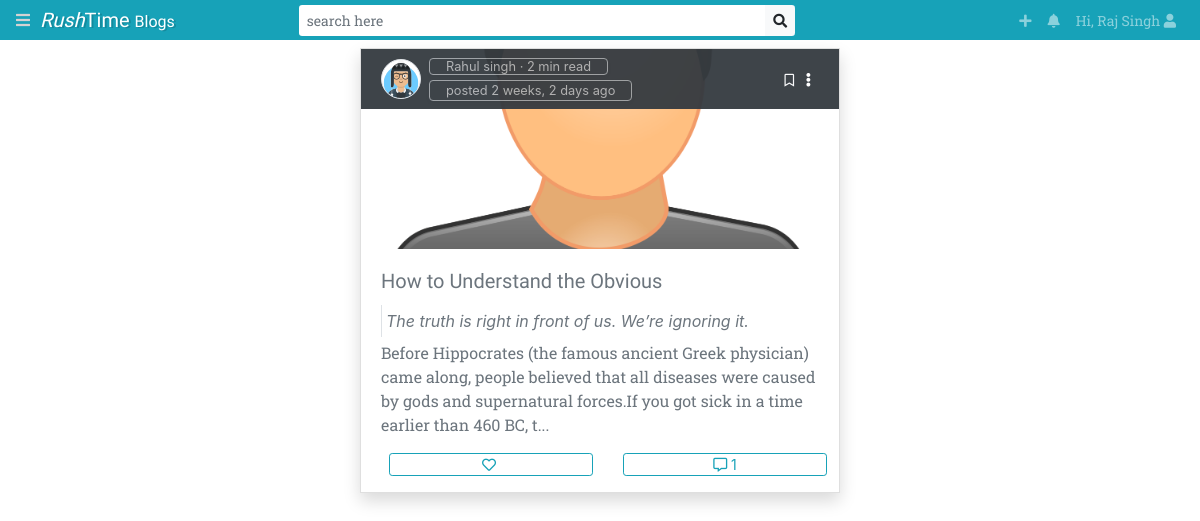
Before: / (signed in) with the older database file.
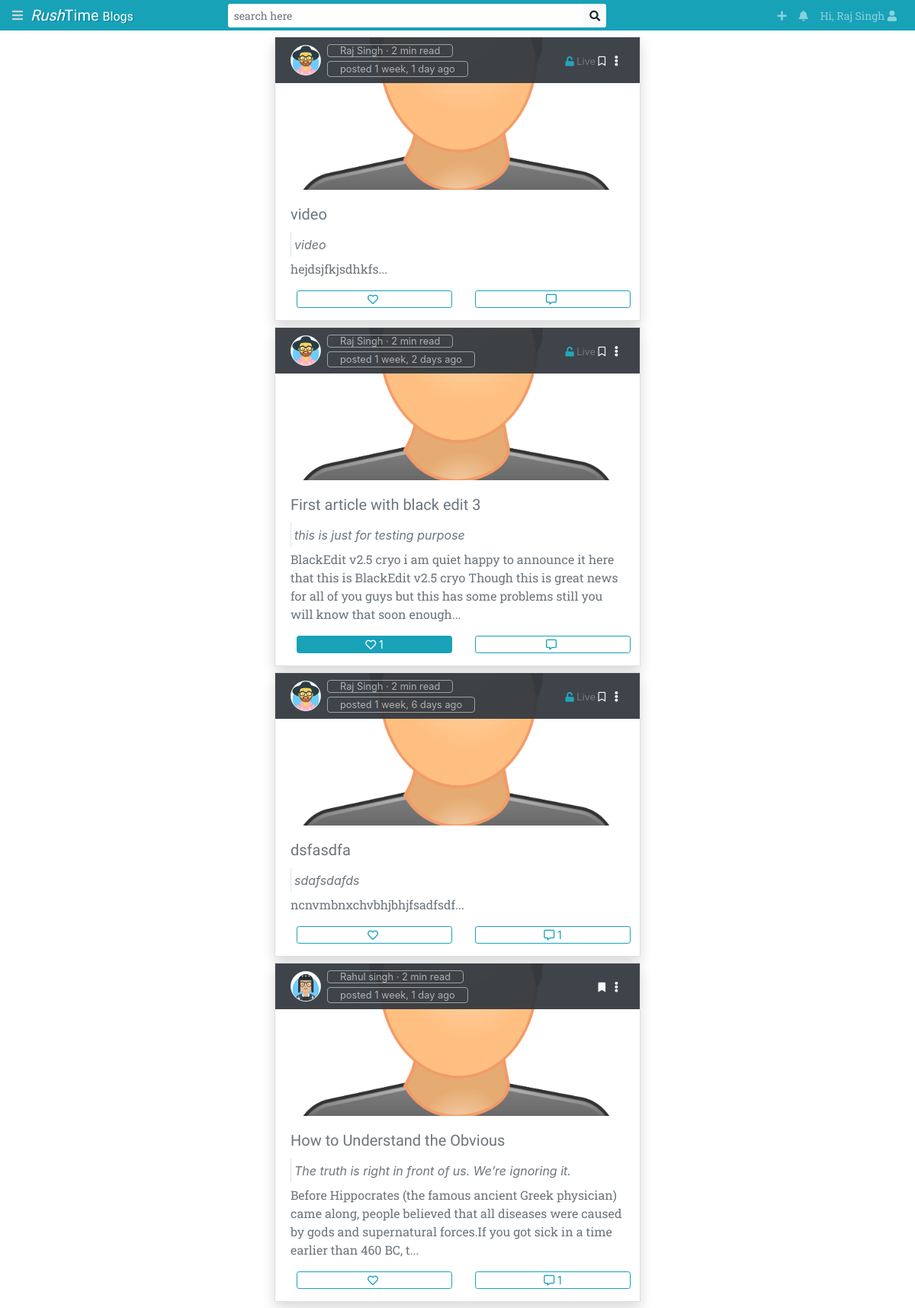
After: the same page with the newer database file.
### post/models.py (models this page shows, shortened)
class Post(models.Model):
    POST_VISIBILITY_CHOICE = (
        ('1','Public'),
        ('2','Only folowers'),
        ('3','Private')
    )
    DEFAULT_TOPIC = 1
    title = models.CharField(max_length=300)
    sub_title = models.CharField(max_length=150, blank=True)
    head_img = cmodels.CloudinaryField('images')
    content = models.TextField()
    created_on = models.DateTimeField(auto_now_add=True)
    updated_on = models.DateTimeField(auto_now=True)
    draft = models.BooleanField(default=False)
    upvote = models.PositiveIntegerField(default=0)
    user = models.ForeignKey(settings.AUTH_USER_MODEL, on_delete=models.CASCADE)
    visibility = models.CharField(max_length=1, choices=POST_VISIBILITY_CHOICE, default='1')
    post_tags = models.CharField(max_length=255, help_text='Tags seperated with a space')
    post_topic= models.CharField(max_length=1, choices=POST_TOPICS, default='0')
    def all_likers(self):
        l = [i.users_id for i in self.likers.all()]
        return l
    def get_comments_count(self) :
        return len(self.comment_set.all())
    def get_short_story(self):
        return strip_tags(self.content)[:200]+'...'

class Comment(models.Model):
    who = models.ForeignKey(settings.AUTH_USER_MODEL, on_delete=models.DO_NOTHING)
    post = models.ForeignKey(Post, on_delete=models.CASCADE)
    content = models.TextField()
    likes = models.PositiveIntegerField(default=0)
    created_on = models.DateTimeField(auto_now_add=True)
    updated_on = models.DateTimeField(auto_now=True)

### blog/views.py (the view)
# urls.py: path('',HomeView.as_view(), name='home'),
class HomeView(LoginRequiredMixin, TemplateView):
    template_name='home.html'
    def get_context_data(self, **kwargs):
        ctx = super().get_context_data(**kwargs)
        following_list = list(self.request.user.userextend.get_following()) + [self.request.user,]
        p = Post.objects.filter(
            Q(user__in=following_list) &
            ~Q(visibility='3') &
            Q(draft=False)
        ).order_by('-created_on')
        ctx['post_list'] = p
        return ctx

### registration/models.py (called while the page is built)
    def get_followers(self):
        return self.follower.all()

    def get_following(self):
        return self.following.all()

    def get_profile_pics(self):
        return self.images.filter(img_type='0').order_by('-datetime')

    def get_bookmarks(self):
        return self.user.bookmarks.values_list('o_id', flat=True)

    def get_avatar_url(self, stat=False):
        v = ''
        if self.gender == 'm':
            v='male'
        else:
            v='female'
        if stat:
            return f'/static/registration/Avatars/{v}/{self.gender}({self.avatar}).svg'
        return f'registration/Avatars/{v}/{self.gender}({self.avatar}).svg'

### templates/home.html (shortened to what this page needs)
{% extends 'base.html' %}
{% block content %}
<div class="container mt-5 px-0">
    <div class="d-flex flex-column">
        {% for i in post_list %}
        <div class="">{% include "post/post_card_v2.html" with post=i %}</div>
        {% endfor %}
    </div>
</div>
{% endblock %}

### templates/base.html (shortened to what this page needs)
<!DOCTYPE html>
<html lang="en">
<head>
    {% load static %}
    <link rel="stylesheet" href="https://stackpath.bootstrapcdn.com/bootstrap/4.1.1/css/bootstrap.min.css">
    <link rel="stylesheet" href="https://use.fontawesome.com/releases/v5.1.0/css/all.css">    <link rel="stylesheet" href="{% static 'css/master.css' %}">
    <link rel="stylesheet" href="https://cdnjs.cloudflare.com/ajax/libs/animate.css/3.5.2/animate.min.css">
</head>
<body {% block class %}{% endblock class %}>
    {% include "blog/navbar.html" %}
    <div id="contents">
        {% block content %}{% endblock content %}
    </div>
</body>
</html>

### templates/blog/navbar.html (shortened to what this page needs)
{% load static %}
<nav class="navbar navbar-expand-lg navbar-dark bg-info font-main py-0 pb-1 pb-lg-0 fixed-top">
    <i class="fas fa-bars" id="left-toggle"></i>
    <a class="navbar-brand font-secondary" href="{% url 'home' %}">
            &nbsp; <i>Rush</i>Time <small>Blogs</small></a>
    <div class="collapse navbar-collapse" id="navbarSupportedContent">
            <div class=" w-md-50 mx-auto">
                <div class="input-group">
                    <input type="search" class="form-control form-control-sm border-0" placeholder="search here" aria-label="search" aria-describedby="search bar" id="search_bar">
                    <div class="input-group-append">
                        <button class="btn btn-light btn-sm border-0" type="button"><i class="fa fa-search"></i></button>
                    </div>
                </div>
            </div>
            <ul class="navbar-nav ml-lg-auto flex-shrink-1 text-sm">
                <li class="nav-item">
                    <a class="nav-link text-center" href="{% url 'registration:post:new' %}" ><span class="d-md-none">New Post </span>  <i class="fa fa-plus" title="New Post"></i></a>
                </li>
                {% if request.user.is_authenticated %}
                <li class="nav-item dropdown">
                    <a class="nav-link dropdown-toggle text-center" href="#" id="notificon" role="button" data-toggle="dropdown" aria-haspopup="true" aria-expanded="false">
                        <span class="d-md-none">Notifications </span> <i class="fa fa-bell"></i>
                    </a>
                </li>
                {% endif %}
                <li class="nav-item dropdown">
                    <a class="nav-link dropdown-toggle text-center" href="#" id="navbarDropdown" role="button" data-toggle="dropdown" aria-haspopup="true" aria-expanded="false">
                    {% if request.user.is_authenticated %}
                       Hi, {{request.user.get_full_name}}
                    {% else %}
                        Login/Signup
                    {% endif %}
                    <i class="fa fa-user"></i>
                    </a>
                </li>
            </ul>
     </div>
</nav>

### templates/sidebar.html (shortened to what this page needs)
{% load static %}

### templates/post/post_card_v2.html (shortened to what this page needs)
{% load static %}
<div class="card mb-2 post-card-mw shadow mx-lg-auto rounded-0">
        <a href="{% url 'registration:post:detail' pk=post.pk %}" class="text-muted">
        <div class="card-img-top bookmark-img"
        {% if post.head_img %}
            style="background-image: url('{{post.head_img.url}}');"
        {% else %}
            style="background-image: url('/static/registration/imgs/user.png');"
        {% endif %} ></div>
        </a>
        <div class="card-img-overlay bg-dark py-2" style="height:60px;opacity:0.95">
            <small class="card-title d-flex flex-row align-items-center">
                <a id="post_id_{{post.pk}}" href="{% if post.user == request.user %}{% url 'registration:myprofile' %}{% else %}{% url 'registration:userprofile' pk=post.user.pk %}{% endif %}" data-user='{{ post.user.username }}' onmouseover="pop(this)">
                <div class="border bookmark-user-img rounded-circle"
                {% if post.user.userextend.get_profile_pics|length > 0 %}
                    style="background-image: url('{{post.user.userextend.get_profile_pics.first.img.url}}');"
                {% else %}
                    style="background-color:white;background-image: url('{% static post.user.userextend.get_avatar_url %}');"
                {% endif %}
                ></div>
                </a>
                <div class="">
                    <span class="text-white shadow-sm px-3 rounded bg-dark ml-2 border" style="opacity:0.6;">{{post.user.get_full_name}} &middot; 2 min read</span>
                    <span class="text-white shadow-sm px-3 rounded bg-dark ml-2 border d-block mt-1" style="opacity:0.6;">posted {{post.updated_on|timesince}} ago</span>
                </div>
                <div class="ml-auto">
                        {% if request.user == post.user %}
                        <span class='text-muted' id="draft_{{post.pk}}">
                            {% if post.draft %}
                            <i class="fas fa-lock text-muted"></i> Draft
                            {% else %}
                            <i class="fas fa-unlock text-info"></i> Live
                            {% endif %}
                        </span>
                        {% endif %}
                        <a onclick="bookmark({{post.id}})" class="text-light cursor" title="Bookmark" id="bookmark_{{post.pk}}">
                            {% if post.pk in request.user.userextend.get_bookmarks %}
                            <i class="fas fa-bookmark"></i>
                            {% else %}
                            <i class="far fa-bookmark"></i>
                            {% endif %}
                        </a>
                    <div class="dropdown d-inline-block">
                        <a class="text-white dropdown-toggle notificon btn-sm" href="#" role="button" id="dropdownMenuLink" data-toggle="dropdown" aria-haspopup="true" aria-expanded="false">
                            <i class="fas fa-ellipsis-v"></i>
                        </a>
                    </div>
                </div>
            </small>
        </div>
        <div class="card-body pb-0 z-back">
            <a href="{% url 'registration:post:detail' pk=post.pk %}" class="text-muted">
                <h5 class="card-title font-secondary">{{post.title}}</h5>
                <p class="card-text font-italic border-left pl-1 py-1 mb-1">{{post.sub_title}}</p>
                <p class="card-text m-0 font-main">{{post.get_short_story}}</p>
            </a>
            <p class="card-text">
                <div class="text-center">
                    <div class="row">
                        <div class="col-6">
                            <button class="btn btn-sm mx-2 btn-outline-info nofocus py-0 btn-block
                            {% if request.user.id in post.all_likers %} active {% endif %}
                            " id="like_{{post.pk}}" title="Like it" onclick="likeit({{post.pk}})"><i class="far fa-heart" title="Love it"></i>&nbsp;{% if post.upvote > 0 %}{{ post.upvote }}{% endif %}</button>
                        </div>
                        <div class="col-6">
                            <a href="{% url 'registration:post:detail' pk=post.pk %}#comment" class="btn btn-sm mx-2 btn-outline-info nofocus py-0 btn-block" title="Comments"><i class="far fa-comment-alt"></i>&nbsp;{% if post.get_comments_count > 0 %}{{ post.get_comments_count }}{% endif %}</a>
                        </div>
                    </div>
                </div></p>
        </div>
</div>

### static/css/master.css (style rules this page uses)
body,html { overflow-x: hidden;height: 100% }
.dropdown-toggle::after { display: none; }
.bookmark-user-img { width: 40px; height: 40px; background-position: top; background-size: cover; background-repeat: no-repeat; }
.bookmark-img { height:200px; background-position: center; background-size: cover; background-repeat: no-repeat; }
.post-card-mw { width: 100%; }
@media only screen and (min-width:720px) { .post-card-mw { width: 80vw; } }
@media only screen and (min-width:992px) { .post-card-mw { width: 50vw; } }
@media only screen and (min-width:1140px) { .post-card-mw { width: 40vw; } }
@media only screen and (min-width:720px) { .w-md-50 { width:50%; } }
#left-toggle { cursor: pointer;color: lightgray }
.text-sm { font-size: 14px; }
.z-back { z-index: 0; }
a:link { text-decoration: none }
[id*="post_id_"] { cursor: pointer; }
.font-main { font-family: 'Roboto Slab', serif; }
.font-secondary { font-family: 'Vidaloka', serif; }
.navbar-brand { text-shadow:2px 1px rgba(0,0,0,.15); }
.cursor { cursor: pointer; }

Changed rows visible on the page:
added Post: user.get_full_name "Raj Singh", updated_on "1 week, 1 day", draft False (drawn), title "video", sub_title "video", get_short_story "hejdsjfkjsdhkfs..."
added Post: user.get_full_name "Raj Singh", updated_on "1 week, 2 days", draft False (drawn), title "First article with black edit 3", sub_title "this is just for testing purpose", get_short_story "BlackEdit v2.5 cryo i am quiet happy to announce it here that this is BlackEdit v2.5 cryo Though this is great news for all of you guys but this has some problems still you will know that soon enough...", upvote "1"
added Post: user.get_full_name "Raj Singh", updated_on "1 week, 6 days", draft False (drawn), title "dsfasdfa", sub_title "sdafsdafds", get_short_story "ncnvmbnxchvbhjbhjfsadfsdf...", get_comments_count "1"
changed Post "How to Understand the Obvious": updated_on "2 weeks, 2 days" → "1 week, 1 day"
